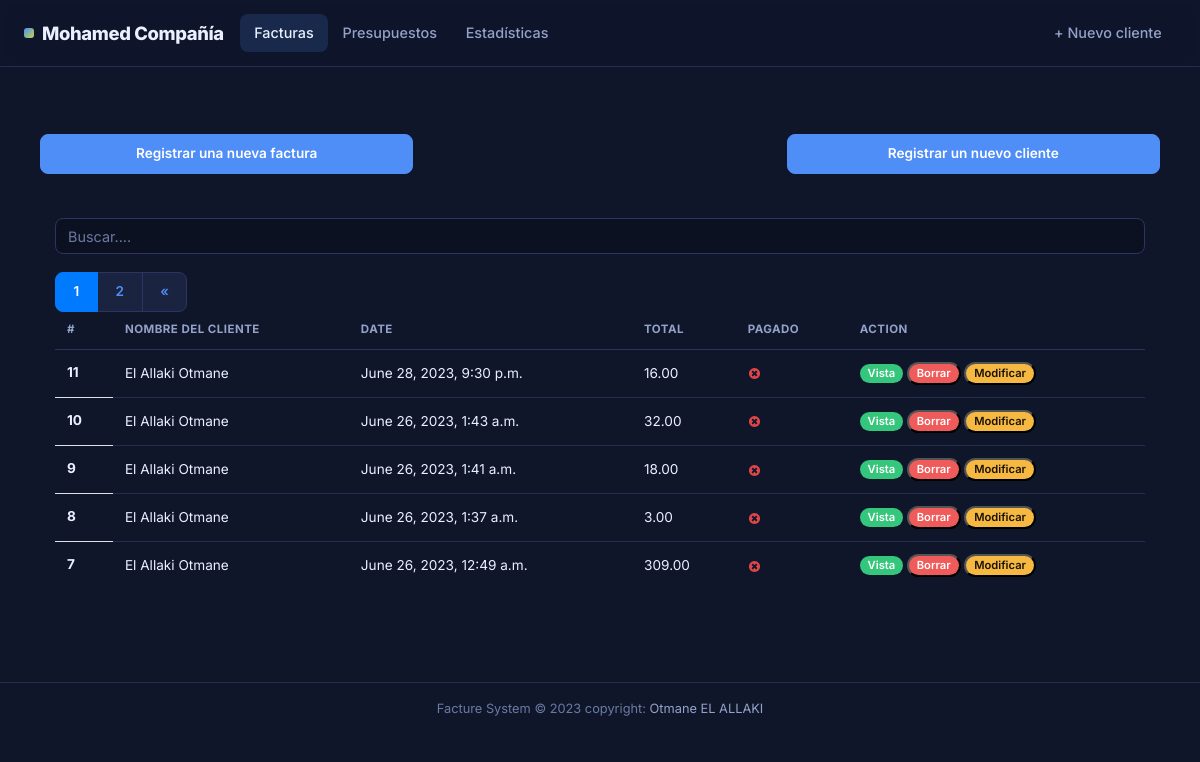
The page /invoices/ (signed in) on the database as committed earlier.
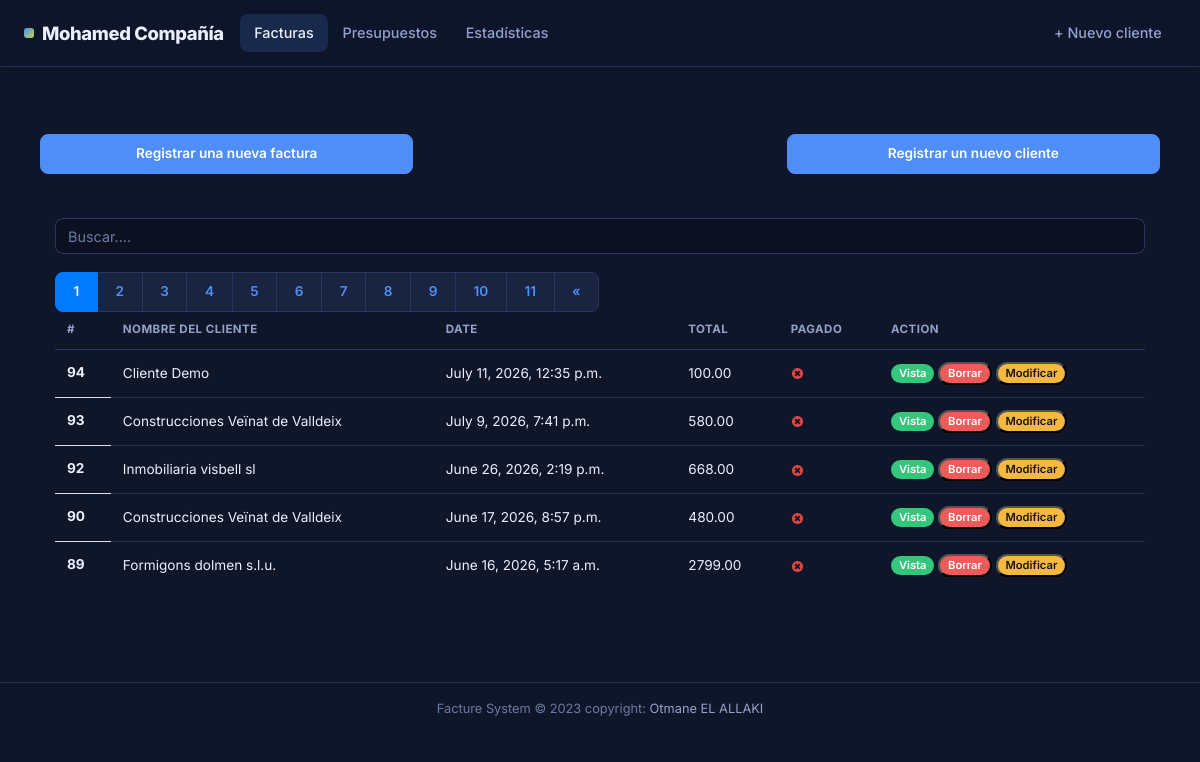
The same page on the database as committed later.
### fact_app/models.py (models this page shows, shortened)
class Invoice(models.Model):
    customer = models.ForeignKey(Customer, on_delete=models.CASCADE)
    save_by = models.ForeignKey(User, on_delete=models.PROTECT)
    invoice_date_time = models.DateTimeField(auto_now_add=True)
    total = models.DecimalField(max_digits=10000, decimal_places=2)
    last_updated_date = models.DateTimeField(null=True, blank=True)
    paid  = models.BooleanField(default=False)
    comments = models.TextField(null=True, max_length=1000, blank=True)
    tax = models.DecimalField(max_digits=100, decimal_places=2)
    class Meta:
        verbose_name = "Invoice"
        verbose_name_plural = "Invoices"
    @property
    def get_total(self):
        articles = self.article_set.all()
        total = sum(article.get_total for article in articles)
        return total

class Customer(models.Model):
    SEX_TYPES = (
        ('M', _('Male')),
        ('F', _('Feminine')),
    )
    name = models.CharField(max_length=132)
    email = models.EmailField()
    phone = models.CharField(max_length=132)
    address = models.CharField(max_length=64)
    sex = models.CharField(max_length=1, choices=SEX_TYPES)
    age = models.CharField(max_length=20)
    city = models.CharField(max_length=32)
    created_date = models.DateTimeField(auto_now_add=True)
    save_by = models.ForeignKey(User, on_delete=models.PROTECT)
    class Meta:
        verbose_name = "Customer"
        verbose_name_plural = "Customers"

class Article(models.Model):
    invoice = models.ForeignKey(Invoice, on_delete=models.CASCADE)
    name = models.CharField(max_length=32)
    quantity = models.IntegerField()
    unit_price = models.DecimalField(max_digits=1000, decimal_places=2)
    total = models.DecimalField(max_digits=1000, decimal_places=2)
    class Meta:
        verbose_name = 'Article'
        verbose_name_plural = 'Articles'
    @property
    def get_total(self):
        total = self.quantity * self.unit_price
        return total

### fact_app/views.py (the view, shortened to what this page needs)
# urls.py: path('invoices/', views.HomeView.as_view(), name='home'),
class HomeView(LoginRequiredSuperuserMixim, View):
    templates_name = 'index.html'
    invoices = Invoice.objects.select_related('customer', 'save_by').all().order_by('-invoice_date_time')
    context = {
        'invoices': invoices
    }
    def get(self, request, *args, **kwags):
        items = pagination(request, self.invoices)
        self.context['invoices'] = items
        return render(request, self.templates_name, self.context)

### fact_app/utils.py (called while the page is built)
def pagination(request, invoices):
        default_page = 1
        page = request.GET.get('page', default_page)
        items_per_page = 5
        paginator = Paginator(invoices, items_per_page)
        try:
            items_page = paginator.page(page)
        except PageNotAnInteger:
            items_page = paginator.page(default_page)
        except EmptyPage:
            items_page = paginator.page(paginator.num_pages)
        return items_page

### templates/index.html (shortened to what this page needs)
{% extends "base.html" %}
{% load static %}
{%load i18n%}
{% block content %}
<br><br>
<div class="row">
   <a href="{% url 'add-invoice' %}" class="btn col-md-4 btn-primary">
      Registrar una nueva factura
   </a>
   <a href='#' class="col-md-4">
   </a>
   <a href="{% url 'add-customer' %}" class="btn col-md-4 btn-primary">
    Registrar un nuevo cliente
   </a>
</div>
<br> <br>
<div class="form-group ">
   <input id="search" class="form-control" type="text" placeholder="Buscar....">
</div>
<div>
   <table class="table table-striped-columns">
      <thead>
         <tr>
            <th scope="col">#</th>
            <th scope="col">NOMBRE DEL CLIENTE</th>
            <th scope="col">DATE</th>
            <th scope="col">TOTAL</th>
            <th scope="col">PAGADO</th>
            <th scope="col">ACTION</th>
         </tr>
      </thead>
      <tbody id="myTable">
         {% if invoices %}
         {% for facture in invoices %}
         <tr>
            <th scope="row">{{ facture.pk }}</th>
            <td>{{facture.customer.name}}</td>
            <td>{{facture.invoice_date_time}}</td>
            <td>{{ facture.get_total }}</td>
            <td>
               {% if facture.paid %}
               <img src="{% static 'images/icon-yes.svg' %}" alt="True">
               {% else %}
               <img src="{% static 'images/icon-no.svg' %}" alt="False">
               {% endif %}
            </td>
            <td>
               <a href="{% url 'view-invoice' pk=facture.pk %}" title="Detail" class="badge text-white bg-success">Vista</a>
               <button id="btn-invoice-sup" type="button" data-toggle="modal" data-target="#supprimer"
                  class="badge text-white bg-danger" title="Supprimer" data-id="{{ facture.pk }}"
                  data-customer="{{facture.customer.name}}">Borrar
               </button>
               <button id="btn-invoice-mod" type="button" data-toggle="modal" title="Modifier" data-target="#modifier"
                  data-id="{{facture.pk}}" data-customer="{{facture.customer.name}}"
                  class="badge text-dark bg-warning"> Modificar
               </button>
            </td>
         </tr>
         {% endfor %}
         {% if invoices.has_other_pages %}
         <div class="btn-group" role="group" aria-label="Item pagination">
            {% for page_number in invoices.paginator.page_range %}
               {% if invoices.number == page_number %}
                  <button class="btn btn-outline-primary active">
                     <span> {{page_number}} <span class="sr-only">(current)</span></span>
                  </button>
                  {% else %}
                     <a href="?page={{page_number}}" class="btn btn-outline-primary">
                        {{ page_number }}
                     </a>
               {% endif %}
            {% endfor %}
            {% if invoices.has_next %}
               <a href="?page={{ invoices.next_page_number }}" class="btn btn-outline-primary">&laquo;</a>
            {% endif %}
         </div>
         {% endif %}
         {% else %}
         <p class="text-center text-white">No invoice found.</p>
         {% endif %}
      </tbody>
   </table>
</div>
<br><br>
{% endblock %}

### templates/base.html (shortened to what this page needs)
<!DOCTYPE html>
{% load static %}
<html lang="en">
<head>
    <link rel="stylesheet" href="https://cdn.jsdelivr.net/npm/bootstrap@4.6.2/dist/css/bootstrap.min.css"
>
    <link rel="stylesheet" href="{% static 'style.css'%}">
</head>
<body>
  <header>
    <nav class="navbar navbar-expand-lg navbar-dark">
      <a class="navbar-brand" href="{% url 'landing' %}">Mohamed Compañía</a>
      <div class="collapse navbar-collapse" id="navbarSupportedContent">
        <ul class="navbar-nav mr-auto">
          <li class="nav-item">
            <a class="nav-link{% if request.resolver_match.url_name == 'home' %} active{% endif %}" href="{% url 'home' %}">Facturas</a>
          </li>
          <li class="nav-item">
            <a class="nav-link{% if request.resolver_match.url_name == 'presupuesto-home' %} active{% endif %}" href="{% url 'presupuesto-home' %}">Presupuestos</a>
          </li>
          <li class="nav-item">
            <a class="nav-link{% if request.resolver_match.url_name == 'statistics' %} active{% endif %}" href="{% url 'statistics' %}">Estadísticas</a>
          </li>
        </ul>
        <ul class="navbar-nav ml-auto">
          <li class="nav-item">
            <a class="nav-link" href="{% url 'add-customer' %}">+ Nuevo cliente</a>
          </li>
        </ul>
      </div>
    </nav>
  </header>
  <div class="container">
    <div class="wrapper">
      <br>
    </div>
  </div>
<div class="container">
    {% block content %}
    {% endblock content %}
</div>
<footer class="text-center">
  <div class="text-center p-3">
    Facture System © 2023 copyright:
    <a href="https://github.com/otmaneelallaki/otmaneelallaki"> Otmane EL ALLAKI</a>
  </div>
</footer>
</body>
</html>

### static/style.css (style rules this page uses)
:root { --bg: #10162a; --bg-elevated: #1a2340; --bg-elevated-2: #212c4f; --bg-sunken: #0c1122; --border: #2b3560; --border-soft: #232d51; --text: #eaf0ff; --text-muted: #93a2c9; --text-faint: #6b7aa3; --accent: #4f8ef7; --accent-hover: #6fa4ff; --accent-soft: rgba(79, 142, 247, 0.16); --accent-2: #c0d64a; --success: #34c77b; --success-soft: rgba(52, 199, 123, 0.16); --warning: #f5b942; --warning-soft: rgba(245, 185, 66, 0.16); --danger: #ef5b5b; --danger-soft: rgba(239, 91, 91, 0.16); --radius-sm: 8px; --radius: 12px; --radius-lg: 18px; --shadow-sm: 0 2px 8px rgba(3, 6, 16, 0.35); --shadow: 0 12px 32px rgba(3, 6, 16, 0.45); --font-sans: 'Inter', -apple-system, BlinkMacSystemFont, 'Segoe UI', Roboto, Helvetica, Arial, sans-serif; --chart-accent: #4f8ef7; --chart-success: #22a06a; --chart-warning: #bf8318; --chart-danger: #ef5b5b; --chart-draft: #6b7aa8; --chart-grid: rgba(255, 255, 255, 0.08); }
* { box-sizing: border-box; }
body { margin: 0; padding: 0; font: 400 .9rem/1.55 var(--font-sans); color: var(--text); background: var(--bg); position: relative; min-height: 100%; -webkit-font-smoothing: antialiased; }
a { color: var(--accent); }
header { position: sticky; top: 0; z-index: 1030; }
.navbar { background: rgba(16, 22, 42, 0.92) !important; backdrop-filter: saturate(180%) blur(10px); -webkit-backdrop-filter: saturate(180%) blur(10px); border-bottom: 1px solid var(--border-soft); padding: .85rem 1.5rem; }
.navbar-brand { font-weight: 800; letter-spacing: -.02em; color: var(--text) !important; font-size: 1.15rem; display: flex; align-items: center; gap: .5rem; }
.navbar-brand::before { content: ""; display: inline-block; width: 10px; height: 10px; border-radius: 3px; background: linear-gradient(135deg, var(--accent), var(--accent-2)); }
.nav-item .nav-link { color: var(--text-muted) !important; font-weight: 500; padding: .5rem .9rem !important; border-radius: var(--radius-sm); transition: color .15s ease, background-color .15s ease; }
.nav-item .nav-link.active { color: var(--text) !important; background: var(--accent-soft); }
.container { max-width: 1120px; }
.btn { font-family: var(--font-sans); font-weight: 600; font-size: .85rem; border-radius: var(--radius-sm); padding: .55rem 1.1rem; border: 1px solid transparent; transition: transform .1s ease, box-shadow .15s ease, background-color .15s ease, border-color .15s ease; }
.btn-primary { background: var(--accent); border-color: var(--accent); color: #ffffff; }
.btn-outline-primary { color: var(--accent); border-color: var(--border); background: var(--bg-elevated); }
.btn-outline-primary:hover, .btn-outline-primary.active { background: var(--accent); border-color: var(--accent); color: #ffffff; }
.form-control, select.form-control, textarea.form-control { background: var(--bg-sunken); border: 1px solid var(--border); color: var(--text); border-radius: var(--radius-sm); padding: .6rem .75rem; font-size: .9rem; font-family: var(--font-sans); transition: border-color .15s ease, box-shadow .15s ease; }
.form-control::placeholder { color: var(--text-faint); }
.form-group { margin-bottom: 1.1rem; }
.table { background: transparent; color: var(--text); font-size: .85rem; margin-bottom: 0; }
.table thead th { border: 0; border-bottom: 1px solid var(--border); color: var(--text-muted); font-size: .72rem; font-weight: 700; text-transform: uppercase; letter-spacing: .04em; padding: .6rem .75rem; }
.table td { border-top: 1px solid var(--border-soft); padding: .75rem; vertical-align: middle; }
.badge { font-weight: 600; border-radius: 999px; padding: .35em .7em; font-size: .7rem; }
.bg-success { background: var(--success) !important; }
.bg-danger { background: var(--danger) !important; }
.bg-warning { background: var(--warning) !important; color: #1a1206 !important; }
footer { margin-top: 3rem; border-top: 1px solid var(--border-soft); background: transparent !important; }
footer .p-3 { background: transparent !important; color: var(--text-faint) !important; font-size: .8rem; }
footer a { color: var(--text-muted) !important; }

Rows that differ between the two databases and show on the page:
removed Invoice: pk "11", customer.name "El Allaki Otmane", invoice_date_time "June 28, 2023, 9:30 p.m.", get_total "16.00", paid False (drawn)
removed Invoice: pk "10", customer.name "El Allaki Otmane", invoice_date_time "June 26, 2023, 1:43 a.m.", get_total "32.00", paid False (drawn)
removed Invoice: pk "9", customer.name "El Allaki Otmane", invoice_date_time "June 26, 2023, 1:41 a.m.", get_total "18.00", paid False (drawn)
removed Invoice: pk "8", customer.name "El Allaki Otmane", invoice_date_time "June 26, 2023, 1:37 a.m.", get_total "3.00", paid False (drawn)
removed Invoice: pk "7", customer.name "El Allaki Otmane", invoice_date_time "June 26, 2023, 12:49 a.m.", get_total "309.00", paid False (drawn)
added Invoice: pk "94", customer.name "Cliente Demo", invoice_date_time "July 11, 2026, 12:35 p.m.", get_total "100.00", paid False (drawn)
added Invoice: pk "93", customer.name "Construcciones Veïnat de Valldeix", invoice_date_time "July 9, 2026, 7:41 p.m.", get_total "580.00", paid False (drawn)
added Invoice: pk "92", customer.name "Inmobiliaria visbell sl", invoice_date_time "June 26, 2026, 2:19 p.m.", get_total "668.00", paid False (drawn)
added Invoice: pk "90", customer.name "Construcciones Veïnat de Valldeix", invoice_date_time "June 17, 2026, 8:57 p.m.", get_total "480.00", paid False (drawn)
added Invoice: pk "89", customer.name "Formigons dolmen s.l.u.", invoice_date_time "June 16, 2026, 5:17 a.m.", get_total "2799.00", paid False (drawn)
Other text that changed with them:
new list line: "3"
new list line: "4"
new list line: "5"
new list line: "6"
new list line: "7"
new list line: "8"
new list line: "9"
new list line: "10"
new list line: "11"
